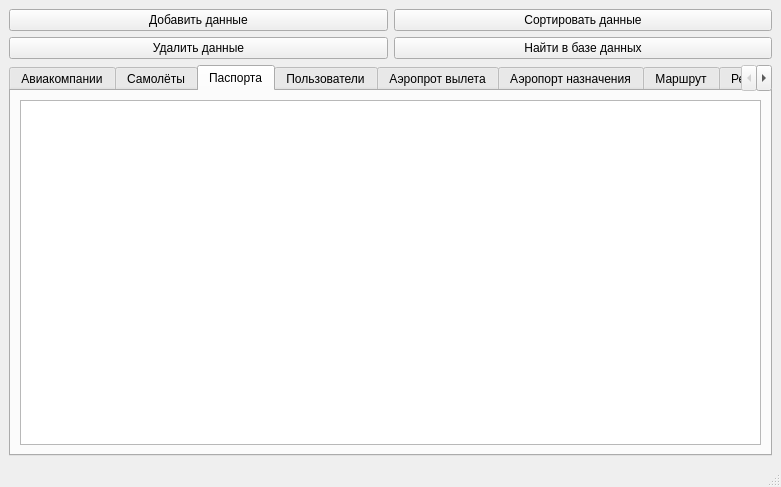
<?xml version="1.0" encoding="UTF-8"?>
<ui version="4.0">
 <class>MainWindow</class>
 <widget class="QMainWindow" name="MainWindow">
  <property name="geometry">
   <rect>
    <x>0</x>
    <y>0</y>
    <width>781</width>
    <height>487</height>
   </rect>
  </property>
  <property name="windowTitle">
   <string>MainWindow</string>
  </property>
  <property name="layoutDirection">
   <enum>Qt::LeftToRight</enum>
  </property>
  <property name="styleSheet">
   <string notr="true"/>
  </property>
  <widget class="QWidget" name="centralwidget">
   <layout class="QGridLayout" name="gridLayout">
    <item row="0" column="0">
     <widget class="QPushButton" name="pushButton">
      <property name="styleSheet">
       <string notr="true"/>
      </property>
      <property name="text">
       <string>Добавить данные</string>
      </property>
     </widget>
    </item>
    <item row="0" column="1">
     <widget class="QPushButton" name="pushButton_4">
      <property name="text">
       <string>Сортировать данные</string>
      </property>
     </widget>
    </item>
    <item row="1" column="0">
     <widget class="QPushButton" name="pushButton_2">
      <property name="text">
       <string>Удалить данные</string>
      </property>
     </widget>
    </item>
    <item row="1" column="1">
     <widget class="QPushButton" name="pushButton_3">
      <property name="text">
       <string>Найти в базе данных</string>
      </property>
     </widget>
    </item>
    <item row="2" column="0" colspan="2">
     <widget class="QTabWidget" name="tab_widget">
      <property name="styleSheet">
       <string notr="true"/>
      </property>
      <property name="currentIndex">
       <number>2</number>
      </property>
      <widget class="QWidget" name="Airline_tab">
       <attribute name="title">
        <string>Авиакомпании</string>
       </attribute>
       <layout class="QGridLayout" name="gridLayout_3">
        <item row="0" column="0">
         <widget class="QTableView" name="airline_tableView">
          <property name="styleSheet">
           <string notr="true"/>
          </property>
         </widget>
        </item>
       </layout>
      </widget>
      <widget class="QWidget" name="Plane_tab">
       <attribute name="title">
        <string>Самолёты</string>
       </attribute>
       <layout class="QGridLayout" name="gridLayout_4">
        <item row="0" column="0">
         <widget class="QTableView" name="plane_tableView">
          <property name="styleSheet">
           <string notr="true"/>
          </property>
         </widget>
        </item>
       </layout>
      </widget>
      <widget class="QWidget" name="passport_users_tab">
       <attribute name="title">
        <string>Паспорта</string>
       </attribute>
       <layout class="QGridLayout" name="gridLayout_5">
        <item row="0" column="0">
         <widget class="QTableView" name="passpor_user_tableView">
          <property name="styleSheet">
           <string notr="true"/>
          </property>
         </widget>
        </item>
       </layout>
      </widget>
      <widget class="QWidget" name="users_tab">
       <attribute name="title">
        <string>Пользователи</string>
       </attribute>
       <layout class="QGridLayout" name="gridLayout_6">
        <item row="0" column="0">
         <widget class="QTableView" name="users_tableView">
          <property name="styleSheet">
           <string notr="true"/>
          </property>
         </widget>
        </item>
       </layout>
      </widget>
      <widget class="QWidget" name="airport_out_tab">
       <attribute name="title">
        <string>Аэропрот вылета</string>
       </attribute>
       <layout class="QGridLayout" name="gridLayout_7">
        <item row="0" column="0">
         <widget class="QTableView" name="airport_out_tableView">
          <property name="styleSheet">
           <string notr="true"/>
          </property>
         </widget>
        </item>
       </layout>
      </widget>
      <widget class="QWidget" name="airport_in_tab">
       <attribute name="title">
        <string>Аэропорт назначения</string>
       </attribute>
       <layout class="QGridLayout" name="gridLayout_8">
        <item row="0" column="0">
         <widget class="QTableView" name="airport_in_tableView">
          <property name="styleSheet">
           <string notr="true"/>
          </property>
         </widget>
        </item>
       </layout>
      </widget>
      <widget class="QWidget" name="route_tab">
       <attribute name="title">
        <string>Маршрут</string>
       </attribute>
       <layout class="QGridLayout" name="gridLayout_9">
        <item row="0" column="0">
         <widget class="QTableView" name="route_tableView">
          <property name="styleSheet">
           <string notr="true"/>
          </property>
         </widget>
        </item>
       </layout>
      </widget>
      <widget class="QWidget" name="flight_tab">
       <attribute name="title">
        <string>Рейс</string>
       </attribute>
       <layout class="QGridLayout" name="gridLayout_10">
        <item row="0" column="0">
         <widget class="QTableView" name="flight_tableView">
          <property name="styleSheet">
           <string notr="true"/>
          </property>
         </widget>
        </item>
       </layout>
      </widget>
      <widget class="QWidget" name="ticket_tab">
       <attribute name="title">
        <string>Билет</string>
       </attribute>
       <layout class="QGridLayout" name="gridLayout_11">
        <item row="0" column="0">
         <widget class="QTableView" name="ticket_tableView">
          <property name="styleSheet">
           <string notr="true"/>
          </property>
         </widget>
        </item>
       </layout>
      </widget>
     </widget>
    </item>
   </layout>
  </widget>
  <widget class="QStatusBar" name="statusbar"/>
 </widget>
 <resources/>
 <connections/>
</ui>
